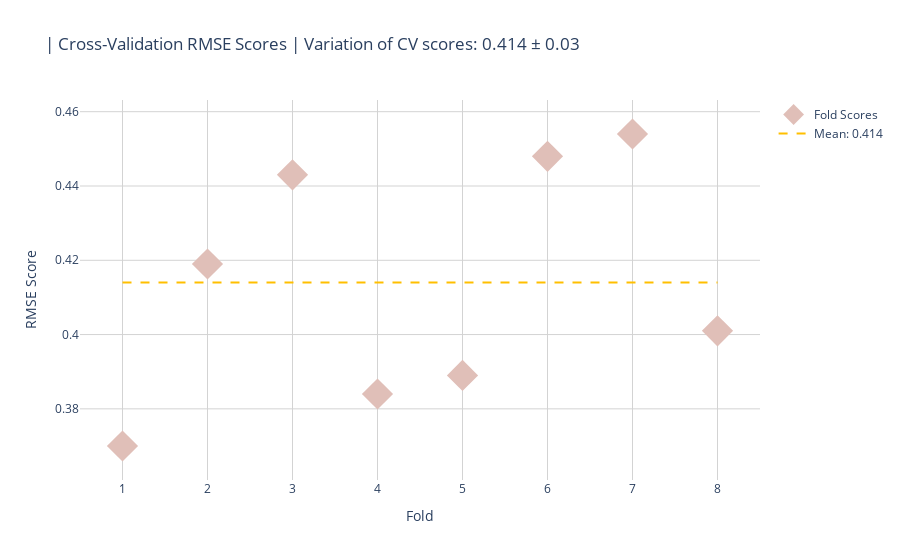

Notebook cell for this chart:
### Code cell
wts = [0.6,0.4]
print(f"using weights {wts}")
oof_original = train_model(wts)

### Figure 1 — Plotly figure (JSON) as saved in the notebook; plotly's stock layout.template omitted (floating-point values rounded to 4 significant figures)
{"data": [{"hoverlabel": {"font": {"size": 16}}, "hovertemplate": "Fold %{x}: %{text}<extra></extra>", "marker": {"color": "#E0BFB8", "size": 24, "symbol": "diamond"}, "mode": "markers", "name": "Fold Scores", "text": ["0.370", "0.419", "0.443", "0.384", "0.389", "0.448", "0.454", "0.401"], "type": "scatter", "x": [1, 2, 3, 4, 5, 6, 7, 8], "y": [0.37, 0.419, 0.443, 0.384, 0.389, 0.448, 0.454, 0.401]}, {"hoverinfo": "none", "line": {"color": "#FFBF00", "dash": "dash"}, "mode": "lines", "name": "Mean: 0.414", "type": "scatter", "x": [1, 8], "y": [0.414, 0.414]}], "layout": {"autosize": true, "paper_bgcolor": "rgba(0, 0, 0, 0)", "plot_bgcolor": "rgba(0, 0, 0, 0)", "title": {"text": " | Cross-Validation RMSE Scores | Variation of CV scores: 0.414 ± 0.03"}, "xaxis": {"dtick": 1, "gridcolor": "lightgray", "range": [0.5, 8.5], "tick0": 1, "tickmode": "linear", "title": {"text": "Fold"}, "type": "linear"}, "yaxis": {"autorange": true, "gridcolor": "lightgray", "range": [0.3547, 0.4693], "title": {"text": "RMSE Score"}, "type": "linear"}}}
